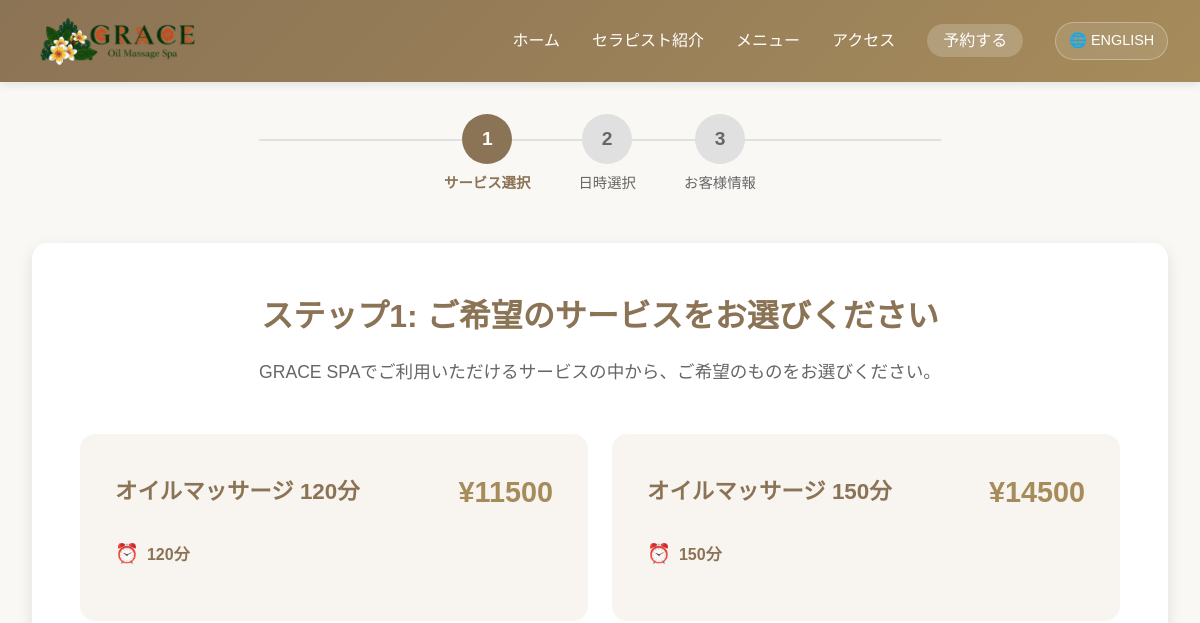
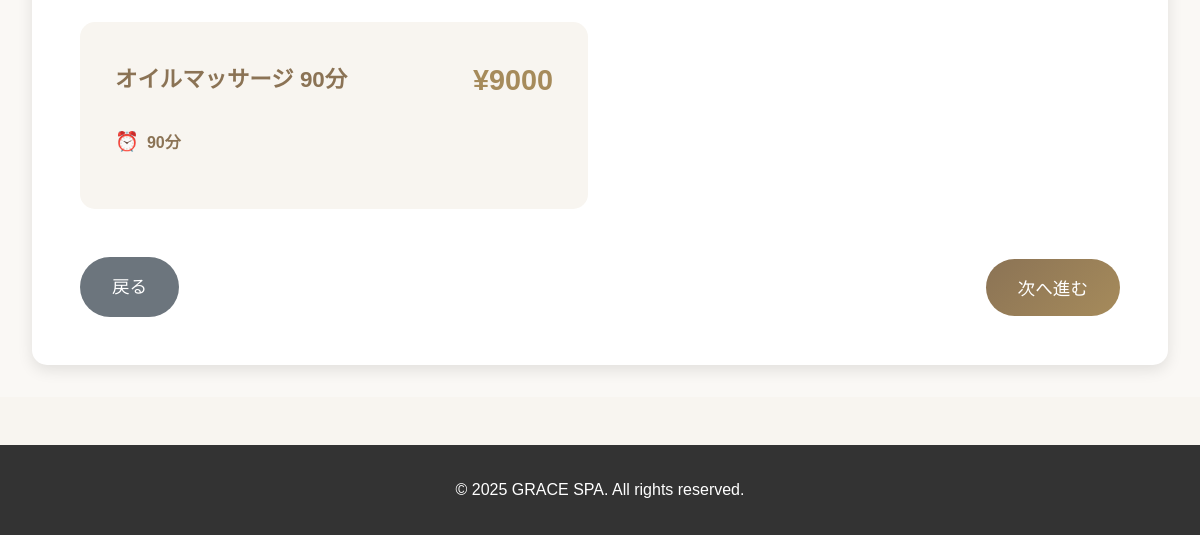
Before: /booking/step1/ with the older database file (2 pictures, top to bottom).
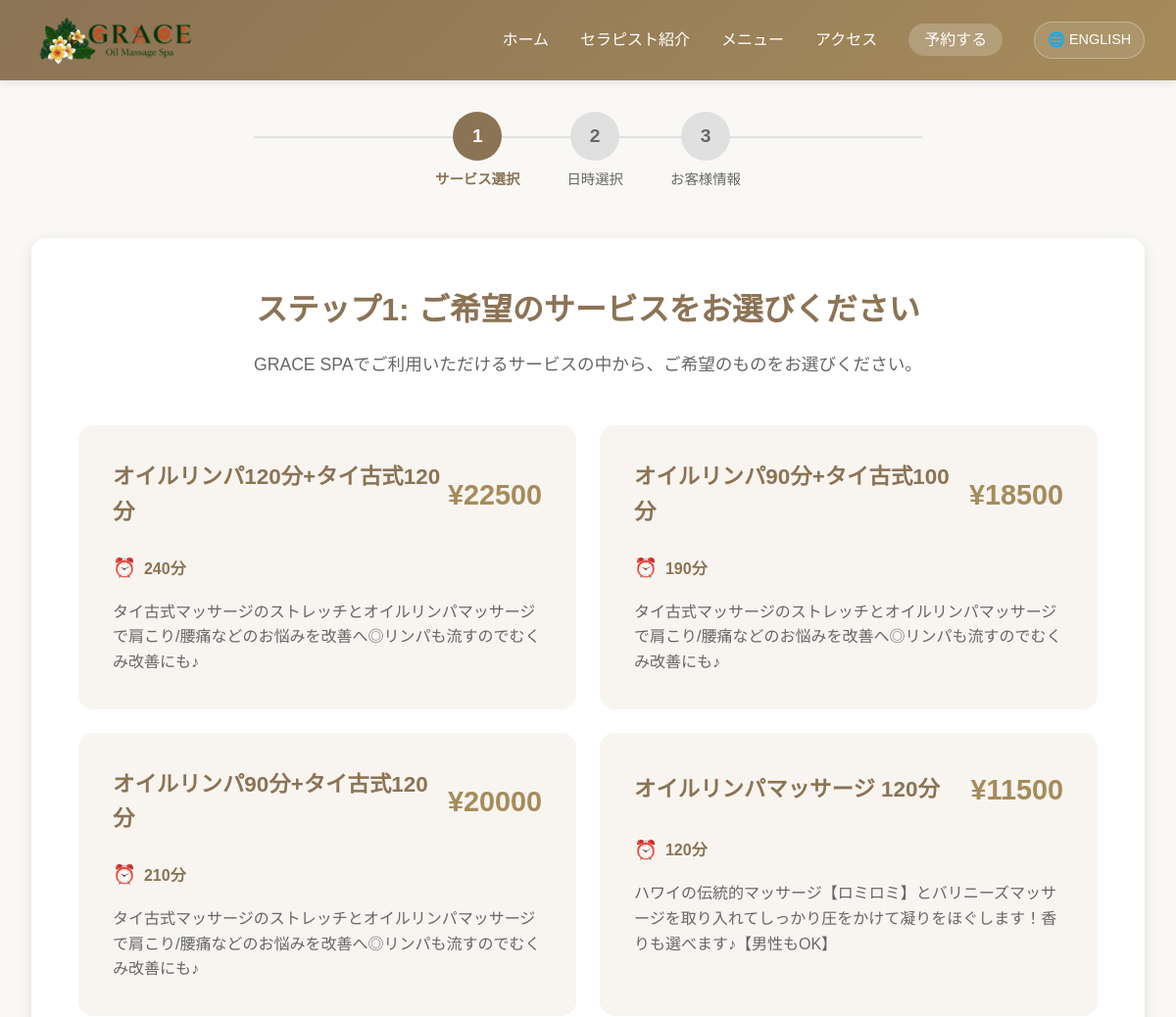
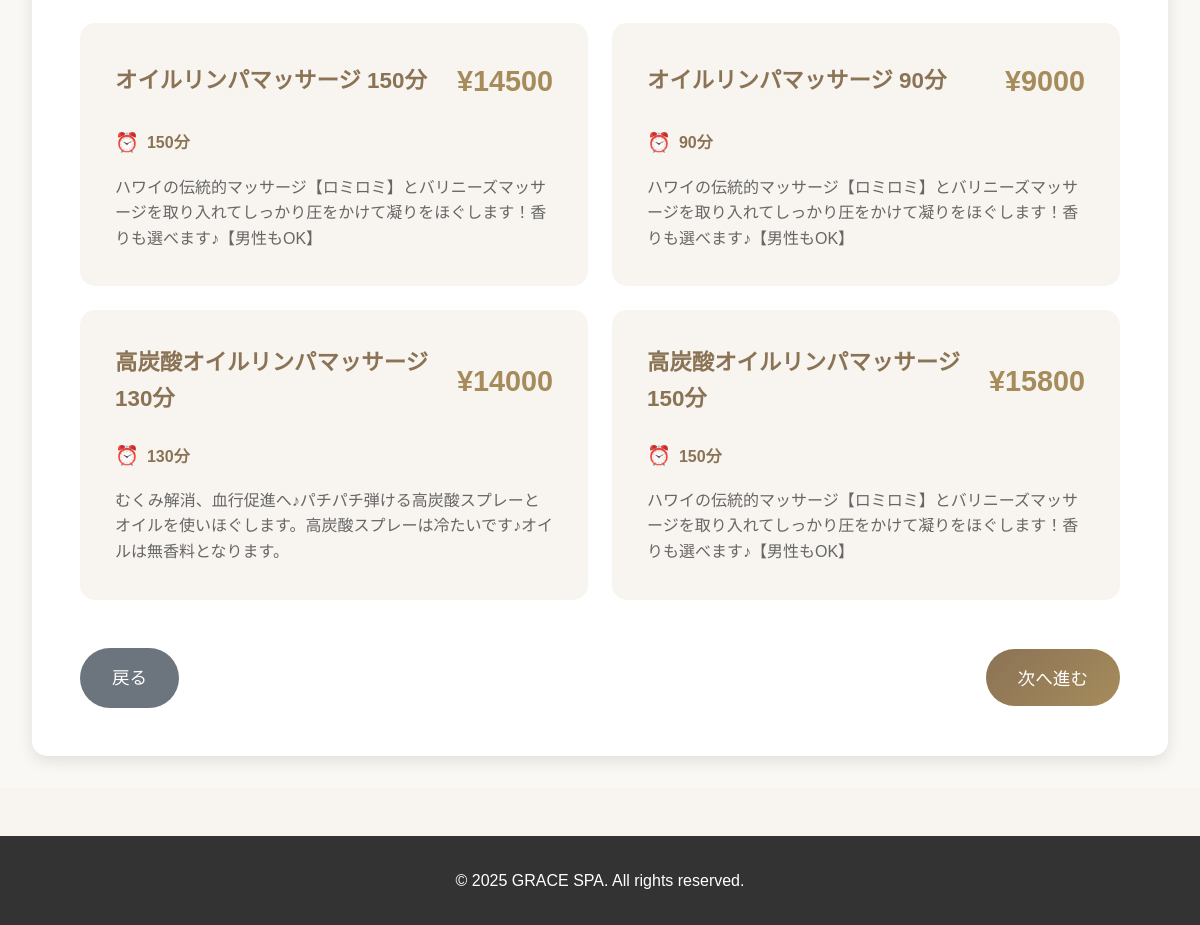
After: the same page with the newer database file (2 pictures, top to bottom).
### bookings/models.py (models this page shows, shortened)
class Service(models.Model):
    name = models.CharField('サービス名', max_length=100)
    description = models.TextField('説明', blank=True)
    duration_minutes = models.PositiveIntegerField('施術時間（分）')
    price = models.PositiveIntegerField('料金')
    is_active = models.BooleanField('有効', default=True)
    sort_order = models.PositiveIntegerField('表示順', default=0)
    created_at = models.DateTimeField('作成日時', auto_now_add=True)
    updated_at = models.DateTimeField('更新日時', auto_now=True)
    class Meta:
        verbose_name = 'サービス'
        verbose_name_plural = 'サービス'
        ordering = ['sort_order', 'name']

### bookings/views.py (the view)
# urls.py: path('booking/step1/', views.booking_step1, name='booking_step1'),  # サービス選択
def booking_step1(request):
    all_services = Service.objects.all()
    active_services = Service.objects.filter(is_active=True)
    logger.debug(f"全サービス数: {all_services.count()}")
    logger.debug(f"アクティブサービス数: {active_services.count()}")
    for service in all_services:
        logger.debug(f"サービス: {service.name}, アクティブ: {service.is_active}, ID: {service.id}")
    if request.method == 'POST':
        form = ServiceSelectionForm(request.POST)
        logger.debug(f"POSTデータ: {request.POST}")
        logger.debug(f"フォームが有効: {form.is_valid()}")
        if not form.is_valid():
            logger.debug(f"フォームエラー: {form.errors}")
        if form.is_valid():
            service_id = form.cleaned_data['service'].id
            logger.debug(f"選択されたサービスID: {service_id}")
            request.session['booking_service_id'] = service_id
            return redirect('bookings:booking_step2')
    else:
        form = ServiceSelectionForm()
    services = Service.objects.filter(is_active=True).order_by('name')
    logger.debug(f"テンプレートに渡すサービス数: {services.count()}")
    context = {
        'form': form,
        'services': services,
        'title': 'ステップ1: サービス選択 - GRACE SPA',
        'step': 1,
        'total_steps': 3
    }
    return render(request, 'bookings/step1_service.html', context)

### templates/bookings/step1_service.html (shortened to what this page needs)
{% extends 'base.html' %}
{% block content %}
<div class="booking-steps-container">
    <div class="container">
        <div class="progress-container">
            <div class="progress-bar">
                <div class="step active">
                    <div class="step-number">1</div>
                    <div class="step-label">サービス選択</div>
                </div>
                <div class="step">
                    <div class="step-number">2</div>
                    <div class="step-label">日時選択</div>
                </div>
                <div class="step">
                    <div class="step-number">3</div>
                    <div class="step-label">お客様情報</div>
                </div>
            </div>
        </div>
        <div class="step-content">
            <h1>ステップ1: ご希望のサービスをお選びください</h1>
            <p class="step-description">
                GRACE SPAでご利用いただけるサービスの中から、ご希望のものをお選びください。
            </p>
            <form method="post" class="service-selection-form">
                <div class="services-grid">
                    {% for service in services %}
                    <div class="service-option">
                        <label for="service_{{ service.id }}" class="service-card">
                            <div class="service-header">
                                <h3>{{ service.name }}</h3>
                                <div class="service-price">¥{{ service.price|floatformat:0 }}</div>
                            </div>
                            <div class="service-details">
                                <div class="service-duration">
                                    <span class="icon">⏰</span>
                                    {{ service.duration_minutes }}分
                                </div>
                                {% if service.description %}
                                <div class="service-description">
                                    {{ service.description }}
                                </div>
                                {% endif %}
                            </div>
                        </label>
                    </div>
                    {% endfor %}
                </div>
                <div class="form-actions">
                    <a href="{% url 'website:home' %}" class="btn btn-secondary">戻る</a>
                    <button type="submit" class="btn btn-primary">次へ進む</button>
                </div>
            </form>
        </div>
    </div>
</div>
{% endblock %}

### templates/base.html (shortened to what this page needs)
<!DOCTYPE html>
<html lang="ja">
<head>
</head>
<body>
    <header class="header">
        <nav class="nav-container">
            <div class="logo">
                <img src="/static/images/logo.png" alt="GRACE SPA" class="logo-image">
            </div>
            <ul class="nav-menu">
                <li><a href="{% url 'website:home' %}">ホーム</a></li>
                <li><a href="{% url 'website:therapists' %}">セラピスト紹介</a></li>
                <li><a href="{% url 'website:home' %}#services">メニュー</a></li>
                <li><a href="{% url 'website:home' %}#access">アクセス</a></li>
                <li><a href="{% url 'bookings:booking_step1' %}" class="nav-booking-btn">予約する</a></li>
                <li><a href="#" class="language-switch">🌐 ENGLISH</a></li>
            </ul>
        </nav>
    </header>
    <main class="main-content">
        {% block content %}{% endblock %}
    </main>
    <footer class="footer">
        <div class="container">
            <p>&copy; 2025 GRACE SPA. All rights reserved.</p>
        </div>
    </footer>
</body>
</html>

### templates/base.html (style rules this page uses)
* { margin: 0; padding: 0; box-sizing: border-box; }
body { font-family: 'Noto Sans JP', Arial, sans-serif; line-height: 1.6; color: #333; background-color: #f8f5f0; }
.header { background: linear-gradient(135deg, #8b7355 0%, #a68b5b 100%); color: white; padding: 1rem 0; position: sticky; top: 0; z-index: 1000; box-shadow: 0 2px 10px rgba(0,0,0,0.1); }
.nav-container { display: flex; justify-content: space-between; align-items: center; max-width: 1200px; margin: 0 auto; padding: 0 2rem; }
.logo { font-size: 1.8rem; font-weight: bold; letter-spacing: 2px; height: 50px; display: flex; align-items: center; }
.logo-image { height: 100%; width: auto; max-width: 200px; object-fit: contain; }
.nav-menu { display: flex; list-style: none; gap: 2rem; align-items: center; }
.nav-menu a { color: white; text-decoration: none; font-weight: 500; transition: color 0.3s; }
.nav-booking-btn { background: rgba(255,255,255,0.2); padding: 0.5rem 1rem; border-radius: 25px; transition: all 0.3s; }
.language-switch { background: rgba(255,255,255,0.1); border: 1px solid rgba(255,255,255,0.3); color: white; padding: 0.4rem 0.8rem; border-radius: 20px; text-decoration: none; font-size: 0.9rem; transition: all 0.3s; display: flex; align-items: center; gap: 0.3rem; }
.main-content { min-height: calc(100vh - 120px); }
.container { max-width: 1200px; margin: 0 auto; padding: 0 2rem; }
.footer { background: #333; color: white; text-align: center; padding: 2rem 0; margin-top: 3rem; }
.btn { padding: 1rem 2rem; border: none; border-radius: 50px; font-size: 1.1rem; text-decoration: none; cursor: pointer; transition: all 0.3s; display: inline-block; font-family: inherit; text-align: center; }
.btn-primary { background: linear-gradient(135deg, #8b7355 0%, #a68b5b 100%); color: white; }
.btn-secondary { background: #6c757d; color: white; }

### templates/bookings/step1_service.html (style rules this page uses)
.booking-steps-container { padding: 2rem 0; min-height: 80vh; background: #faf8f5; }
.progress-container { margin-bottom: 3rem; }
.progress-bar { display: flex; justify-content: center; align-items: center; gap: 3rem; position: relative; }
.progress-bar::before { content: ''; position: absolute; top: 25px; left: 50%; transform: translateX(-50%); width: 60%; height: 2px; background: #e0e0e0; z-index: 1; }
.step { display: flex; flex-direction: column; align-items: center; position: relative; z-index: 2; }
.step-number { width: 50px; height: 50px; border-radius: 50%; background: #e0e0e0; color: #666; display: flex; align-items: center; justify-content: center; font-weight: bold; font-size: 1.2rem; margin-bottom: 0.5rem; transition: all 0.3s; }
.step.active .step-number { background: #8b7355; color: white; }
.step-label { font-size: 0.9rem; color: #666; text-align: center; }
.step.active .step-label { color: #8b7355; font-weight: bold; }
.step-content { background: white; padding: 3rem; border-radius: 15px; box-shadow: 0 5px 15px rgba(0,0,0,0.1); }
.step-content h1 { color: #8b7355; text-align: center; margin-bottom: 1rem; font-size: 2rem; }
.step-description { text-align: center; color: #666; margin-bottom: 3rem; font-size: 1.1rem; }
.services-grid { display: grid; grid-template-columns: repeat(auto-fit, minmax(350px, 1fr)); gap: 1.5rem; margin-bottom: 3rem; }
.service-option { position: relative; }
.service-card { display: block; background: #f8f5f0; border: 3px solid transparent; border-radius: 15px; padding: 2rem; cursor: pointer; transition: all 0.3s; position: relative; height: 100%; }
.service-header { display: flex; justify-content: space-between; align-items: center; margin-bottom: 1.5rem; }
.service-header h3 { color: #8b7355; margin: 0; font-size: 1.4rem; }
.service-price { font-size: 1.8rem; font-weight: bold; color: #a68b5b; }
.service-details { color: #555; }
.service-duration { display: flex; align-items: center; gap: 0.5rem; margin-bottom: 1rem; font-weight: bold; color: #8b7355; }
.service-duration .icon { font-size: 1.2rem; }
.service-description { line-height: 1.6; color: #666; }
.form-actions { text-align: center; display: flex; justify-content: space-between; align-items: center; }
.btn { padding: 1rem 2rem; border: none; border-radius: 50px; font-size: 1.1rem; text-decoration: none; cursor: pointer; transition: all 0.3s; display: inline-block; }
.btn-primary { background: linear-gradient(135deg, #8b7355 0%, #a68b5b 100%); color: white; }
.btn-secondary { background: #6c757d; color: white; }

Changed rows visible on the page:
added Service: name "オイルリンパ120分+タイ古式120分", price "22500", duration_minutes "240", description "タイ古式マッサージのストレッチとオイルリンパマッサージで肩こり/腰痛などのお悩みを改善へ◎リンパも流すのでむくみ改善にも♪"
added Service: name "オイルリンパ90分+タイ古式100分", price "18500", duration_minutes "190", description "タイ古式マッサージのストレッチとオイルリンパマッサージで肩こり/腰痛などのお悩みを改善へ◎リンパも流すのでむくみ改善にも♪"
added Service: name "オイルリンパ90分+タイ古式120分", price "20000", duration_minutes "210", description "タイ古式マッサージのストレッチとオイルリンパマッサージで肩こり/腰痛などのお悩みを改善へ◎リンパも流すのでむくみ改善にも♪"
changed Service: name "オイルマッサージ 120分" → "オイルリンパマッサージ 120分"; description (not shown) → "ハワイの伝統的マッサージ【ロミロミ】とバリニーズマッサージを取り入れてしっかり圧をかけて凝りをほぐします！香りも選べます♪【男性もOK】"
changed Service: name "オイルマッサージ 150分" → "オイルリンパマッサージ 150分"; description (not shown) → "ハワイの伝統的マッサージ【ロミロミ】とバリニーズマッサージを取り入れてしっかり圧をかけて凝りをほぐします！香りも選べます♪【男性もOK】"
changed Service: name "オイルマッサージ 90分" → "オイルリンパマッサージ 90分"; description (not shown) → "ハワイの伝統的マッサージ【ロミロミ】とバリニーズマッサージを取り入れてしっかり圧をかけて凝りをほぐします！香りも選べます♪【男性もOK】"
added Service: name "高炭酸オイルリンパマッサージ 130分", price "14000", duration_minutes "130", description "むくみ解消、血行促進へ♪パチパチ弾ける高炭酸スプレーとオイルを使いほぐします。高炭酸スプレーは冷たいです♪オイルは無香料となります。"
added Service: name "高炭酸オイルリンパマッサージ 150分", price "15800", duration_minutes "150", description "ハワイの伝統的マッサージ【ロミロミ】とバリニーズマッサージを取り入れてしっかり圧をかけて凝りをほぐします！香りも選べます♪【男性もOK】"
